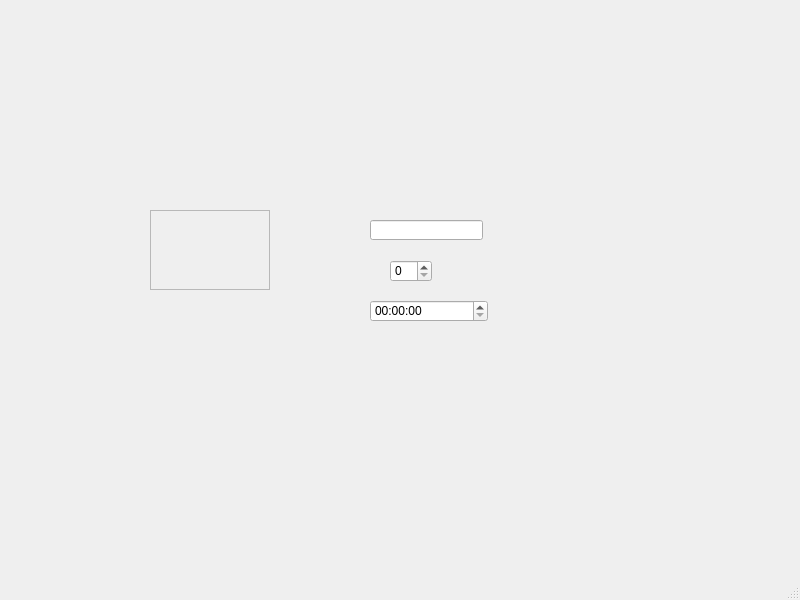
<?xml version="1.0" encoding="UTF-8"?>
<ui version="4.0">
 <class>MainWindow</class>
 <widget class="QMainWindow" name="MainWindow">
  <property name="geometry">
   <rect>
    <x>0</x>
    <y>0</y>
    <width>800</width>
    <height>600</height>
   </rect>
  </property>
  <property name="windowTitle">
   <string>MainWindow</string>
  </property>
  <widget class="QWidget" name="centralwidget">
   <widget class="QScrollArea" name="scrollArea">
    <property name="geometry">
     <rect>
      <x>150</x>
      <y>210</y>
      <width>120</width>
      <height>80</height>
     </rect>
    </property>
    <property name="widgetResizable">
     <bool>true</bool>
    </property>
    <widget class="QWidget" name="scrollAreaWidgetContents">
     <property name="geometry">
      <rect>
       <x>0</x>
       <y>0</y>
       <width>118</width>
       <height>78</height>
      </rect>
     </property>
    </widget>
   </widget>
   <widget class="QLineEdit" name="lineEdit">
    <property name="geometry">
     <rect>
      <x>370</x>
      <y>220</y>
      <width>113</width>
      <height>20</height>
     </rect>
    </property>
   </widget>
   <widget class="QSpinBox" name="spinBox">
    <property name="geometry">
     <rect>
      <x>390</x>
      <y>260</y>
      <width>42</width>
      <height>22</height>
     </rect>
    </property>
   </widget>
   <widget class="QTimeEdit" name="timeEdit">
    <property name="geometry">
     <rect>
      <x>370</x>
      <y>300</y>
      <width>118</width>
      <height>22</height>
     </rect>
    </property>
   </widget>
  </widget>
  <widget class="QMenuBar" name="menubar">
   <property name="geometry">
    <rect>
     <x>0</x>
     <y>0</y>
     <width>800</width>
     <height>23</height>
    </rect>
   </property>
  </widget>
  <widget class="QStatusBar" name="statusbar"/>
 </widget>
 <resources/>
 <connections/>
</ui>
